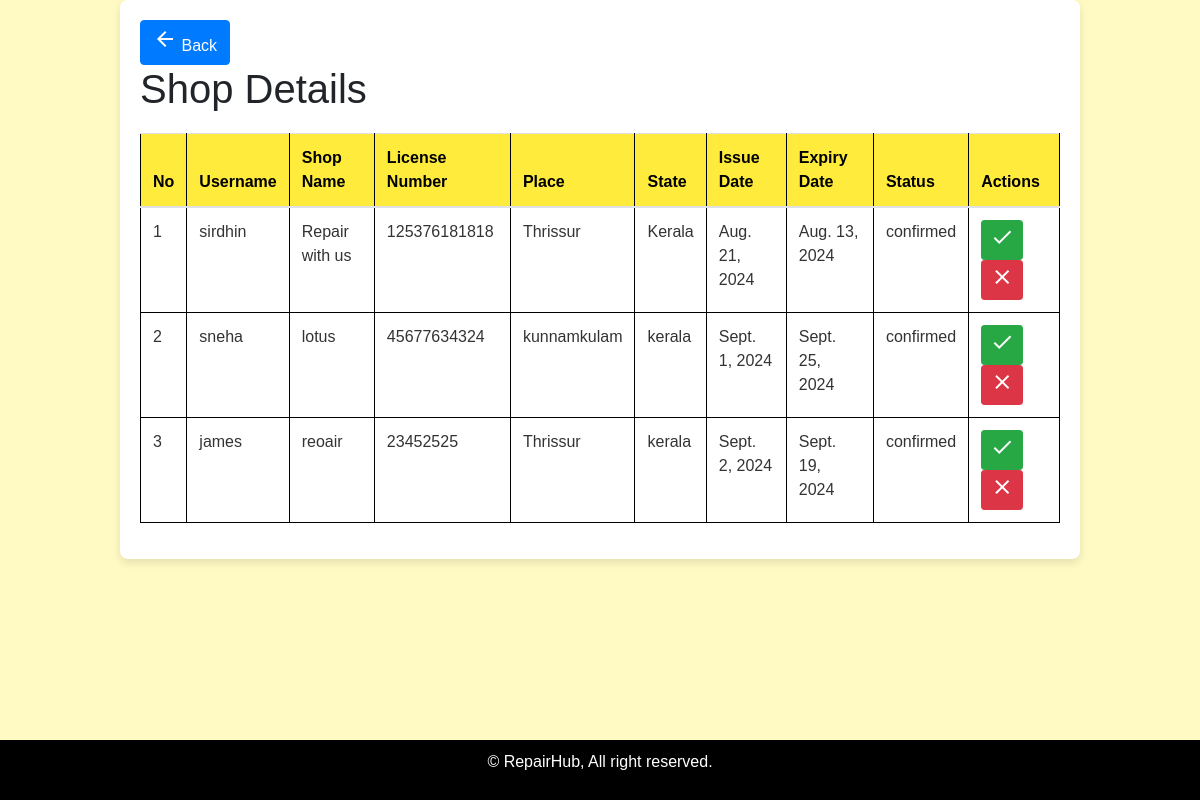
The app's page /adreq, older data.
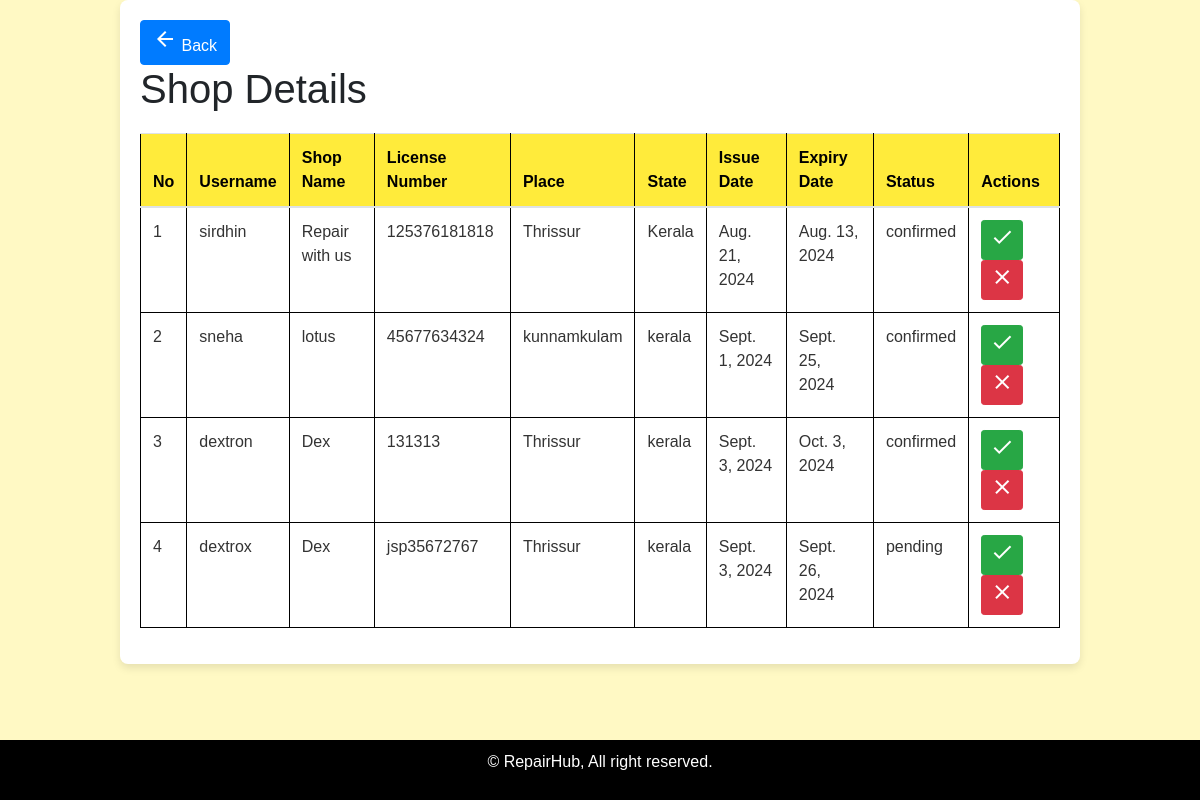
The same page, newer data.
### vehicle/models.py (models this page shows, shortened)
class shopdetails(models.Model):
    username = models.ForeignKey(register, on_delete=models.CASCADE)
    shopname = models.CharField(max_length=100)
    lnumber = models.CharField(max_length=20)
    place = models.CharField(max_length=50)
    istate = models.CharField(max_length=50)
    idate = models.DateField()
    edate = models.DateField()
    status = models.CharField(max_length=20)

class register(models.Model):
    name = models.CharField(max_length=100)
    mail = models.EmailField()
    phone = models.IntegerField()
    username = models.CharField(max_length=50)
    password = models.CharField(max_length=50)
    usertype = models.CharField(max_length=20)
    def __str__(self):
        return self.name

### vehicle/views.py (the view)
# urls.py: path('adreq',views.openrequest),
def openrequest(request):
    data = shopdetails.objects.all()
    return render(request,'request.html',{'shops':data})

### template/request.html (shortened to what this page needs)
<!DOCTYPE html>
<html lang="en">
<head>
    <link rel="stylesheet" href="https://maxcdn.bootstrapcdn.com/bootstrap/4.0.0/css/bootstrap.min.css">
</head>
<body>
    <div class="container">
        <a href="javascript:history.back()" class="btn btn-primary back-button">
            <i class="material-icons">arrow_back</i> Back
        </a>
        <h1>Shop Details</h1>
        <table class="table">
            <thead>
                <tr>
                    <th>No</th>
                    <th>Username</th>
                    <th>Shop Name</th>
                    <th>License Number</th>
                    <th>Place</th>
                    <th>State</th>
                    <th>Issue Date</th>
                    <th>Expiry Date</th>
                    <th>Status</th>
                    <th>Actions</th>
                </tr>
            </thead>
            <tbody>
                {% for shop in shops %}
                    <tr id="row-{{ shop.id }}">
                        <td>{{ forloop.counter }}</td>
                        <td>{{ shop.username }}</td>
                        <td>{{ shop.shopname }}</td>
                        <td>{{ shop.lnumber }}</td>
                        <td>{{ shop.place }}</td>
                        <td>{{ shop.istate }}</td>
                        <td>{{ shop.idate }}</td>
                        <td>{{ shop.edate }}</td>
                        <td id="status-{{ shop.id }}">{{ shop.status }}</td>
                        <td class="actions">
                            <a href="accept_shop" class="btn btn-success btn-sm accept" data-id="{{ shop.id }}">
                                <i class="material-icons">check</i>
                            </a>
                            <a href="reject_shop" class="btn btn-danger btn-sm reject" data-id="{{ shop.id }}">
                                <i class="material-icons">close</i>
                            </a>
                        </td>
                    </tr>
                {% empty %}
                    <tr>
                        <td colspan="10">No shop details available.</td>
                    </tr>
                {% endfor %}
            </tbody>
        </table>
    </div>
    <footer>
        <p>&copy; RepairHub, All right reserved.</p>
    </footer>
</body>
</html>

### template/request.html (style rules this page uses)
body { font-family: Arial, sans-serif; margin: 0; padding: 0; background-color: #fff9c4; }
.container { width: 80%; margin: auto; overflow: hidden; padding: 20px; background-color: #ffffff; border-radius: 8px; box-shadow: 0 4px 8px rgba(0, 0, 0, 0.1); }
table { width: 100%; border-collapse: collapse; margin: 20px 0; }
th, td { padding: 12px; text-align: left; border: 1px solid #000; }
th { background-color: #ffeb3b; color: #000; }
td { background-color: #fff; color: #333; }
tr:nth-child(even) { background-color: #fff9c4; }
tr:nth-child(odd) { background-color: #f0f0f0; }
footer { background-color: #000; color: #fff; text-align: center; padding: 10px 0; position: fixed; bottom: 0; width: 100%; }

Row changes from the older to the newer data that the page shows:
removed shopdetails: username "james", shopname "reoair", lnumber "23452525", place "Thrissur", istate "kerala", idate "Sept. 2, 2024", edate "Sept. 19, 2024", status "confirmed"
added shopdetails: username "dextron", shopname "Dex", lnumber "131313", place "Thrissur", istate "kerala", idate "Sept. 3, 2024", edate "Oct. 3, 2024", status "confirmed"
added shopdetails: username "dextrox", shopname "Dex", lnumber "jsp35672767", place "Thrissur", istate "kerala", idate "Sept. 3, 2024", edate "Sept. 26, 2024", status "pending"
